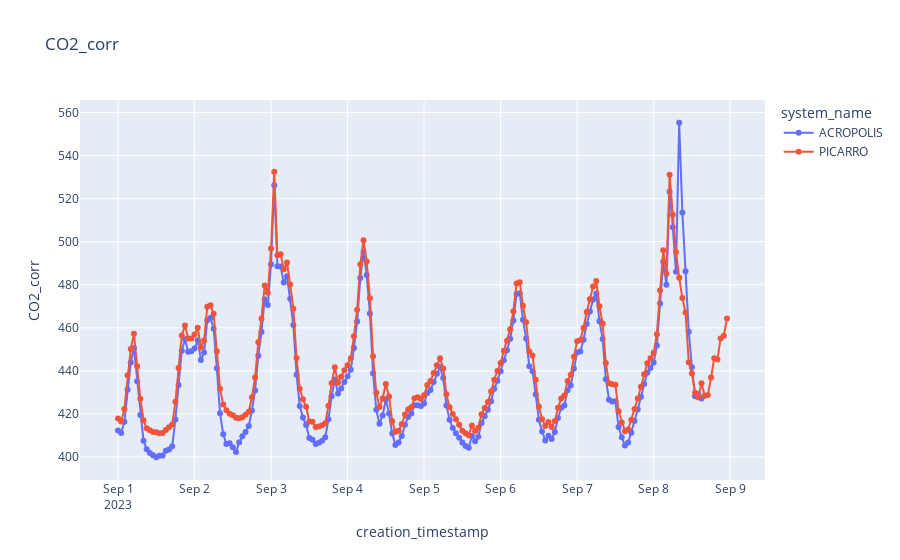

The notebook cell this image was saved under:
### Code cell
col_name = "CO2_corr"

df_all = pl.concat([df_a.select("creation_timestamp","system_name",col_name),df_p.select("creation_timestamp","system_name",col_name)])

plot_sensor_measurement(df_all.collect(), col_name="CO2_corr")

### Figure 1 — Plotly figure (JSON) as saved in the notebook; plotly's stock layout.template omitted (floating-point values rounded to 4 significant figures; data arrays with more than 128 entries replaced by an {"elided": "..."} marker saying what was removed)
{"data": [{"hovertemplate": "system_name=ACROPOLIS<br>creation_timestamp=%{x}<br>CO2_corr=%{y}<extra></extra>", "legendgroup": "ACROPOLIS", "line": {"color": "#636efa", "dash": "solid"}, "marker": {"symbol": "circle"}, "mode": "markers+lines", "name": "ACROPOLIS", "orientation": "v", "showlegend": true, "type": "scatter", "x": {"elided": "184 str values"}, "xaxis": "x", "y": {"elided": "184 float values"}, "yaxis": "y"}, {"hovertemplate": "system_name=PICARRO<br>creation_timestamp=%{x}<br>CO2_corr=%{y}<extra></extra>", "legendgroup": "PICARRO", "line": {"color": "#EF553B", "dash": "solid"}, "marker": {"symbol": "circle"}, "mode": "markers+lines", "name": "PICARRO", "orientation": "v", "showlegend": true, "type": "scatter", "x": {"elided": "192 str values"}, "xaxis": "x", "y": {"elided": "192 float values"}, "yaxis": "y"}], "layout": {"legend": {"title": {"text": "system_name"}, "tracegroupgap": 0}, "title": {"text": "CO2_corr"}, "xaxis": {"anchor": "y", "domain": [0, 1], "title": {"text": "creation_timestamp"}}, "yaxis": {"anchor": "x", "domain": [0, 1], "title": {"text": "CO2_corr"}}}}
